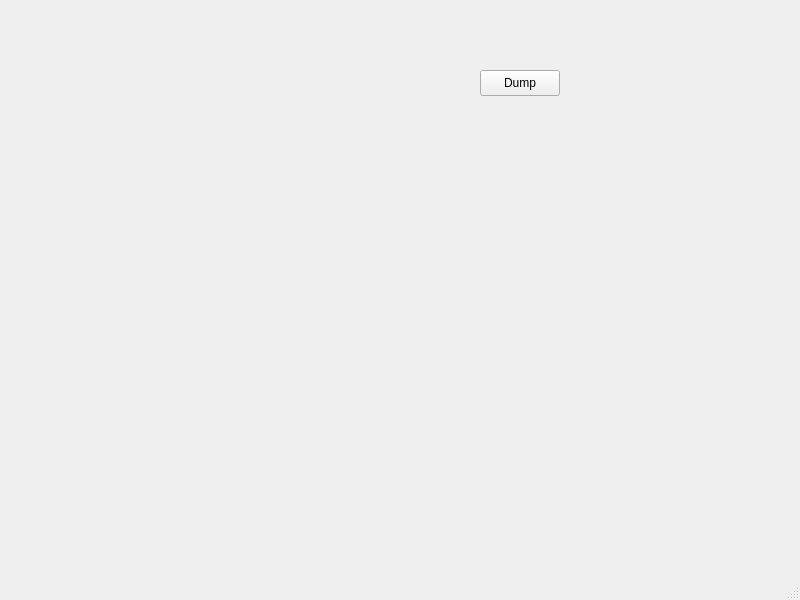
<?xml version="1.0" encoding="UTF-8"?>
<ui version="4.0">
 <class>MainWindow</class>
 <widget class="QMainWindow" name="MainWindow">
  <property name="geometry">
   <rect>
    <x>0</x>
    <y>0</y>
    <width>800</width>
    <height>600</height>
   </rect>
  </property>
  <property name="windowTitle">
   <string>MainWindow</string>
  </property>
  <widget class="QWidget" name="centralwidget">
   <widget class="QPushButton" name="pushButton">
    <property name="geometry">
     <rect>
      <x>480</x>
      <y>70</y>
      <width>80</width>
      <height>26</height>
     </rect>
    </property>
    <property name="text">
     <string>Dump</string>
    </property>
   </widget>
  </widget>
  <widget class="QMenuBar" name="menubar">
   <property name="geometry">
    <rect>
     <x>0</x>
     <y>0</y>
     <width>800</width>
     <height>23</height>
    </rect>
   </property>
  </widget>
  <widget class="QStatusBar" name="statusbar"/>
 </widget>
 <resources/>
 <connections/>
</ui>
